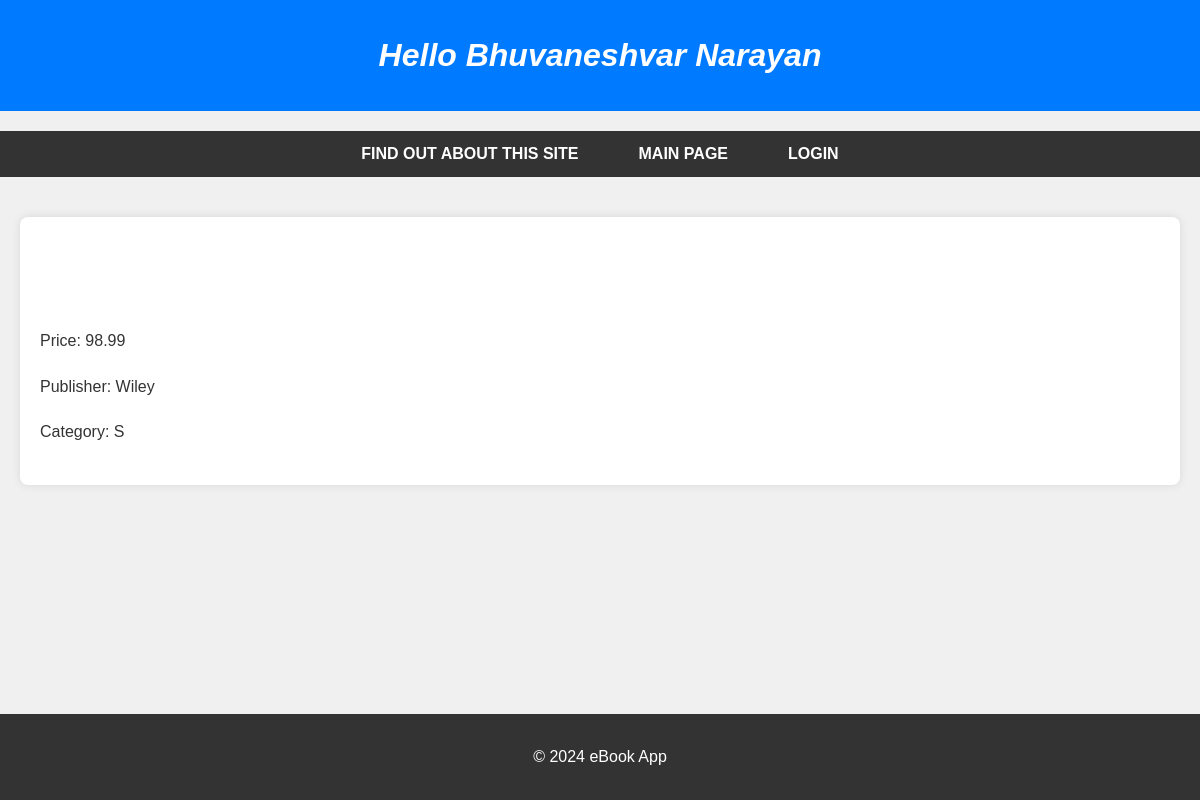
Screenshot of /myapp/1/ with the database file from the repository.
### myapp/models.py (models this page shows, shortened)
class Book(models.Model):
    CATEGORY_CHOICES = [
        ('S', 'Scinece&Tech'),
        ('F', 'Fiction'),
        ('B', 'Biography'),
        ('T', 'Travel'),
        ('O', 'Other')
    ]
    title = models.CharField(max_length=200)
    category = models.CharField(max_length=1, choices=CATEGORY_CHOICES, default='S')
    num_pages = models.PositiveIntegerField(default=100)
    price = models.DecimalField(max_digits=10, decimal_places=2)
    publisher = models.ForeignKey(Publisher, related_name='books', on_delete=models.CASCADE)
    description = models.TextField(blank=True, null=True) # Lab 4
    num_reviews = models.PositiveIntegerField(default=0)  # New field

class Publisher(models.Model):
    name = models.CharField(max_length=200)
    website = models.URLField()
    city = models.CharField(max_length=20, blank=True)
    country = models.CharField(max_length=100, default='USA') # Lab 4
    def __str__(self):
        return self.name

### myapp/views.py (the view)
# urls.py: path('<int:book_id>/', views.detail_view, name='detail'),
def detail_view(request, book_id):
    book = get_object_or_404(Book, pk=book_id)
    return render(request, 'myapp/detail.html', {'book': book})

### myapp/templates/myapp/detail.html (shortened to what this page needs)
{% extends 'myapp/base.html' %}
{% block body_block %}
    <h1>{{ book.title }}</h1>
    <p>Price: {{ book.price }}</p>
    <p>Publisher: {{ book.publisher }}</p>
    <p>Category: {{ book.category }} </p>
{% endblock %}

### myapp/static/myapp/style.css (style rules this page uses)
body { background-color: #f0f0f0; color: #333; font-family: Arial, sans-serif; font-size: 16px; margin: 0; padding: 0; line-height: 1.6; }
h1 { font-size: 32px; color: #ffffff; font-style: italic; text-align: center; margin-top: 20px; margin-bottom: 20px; }
p { margin: 20px 0; }

### rows the page displays
Book: price "98.99", publisher "Wiley", category "S"
